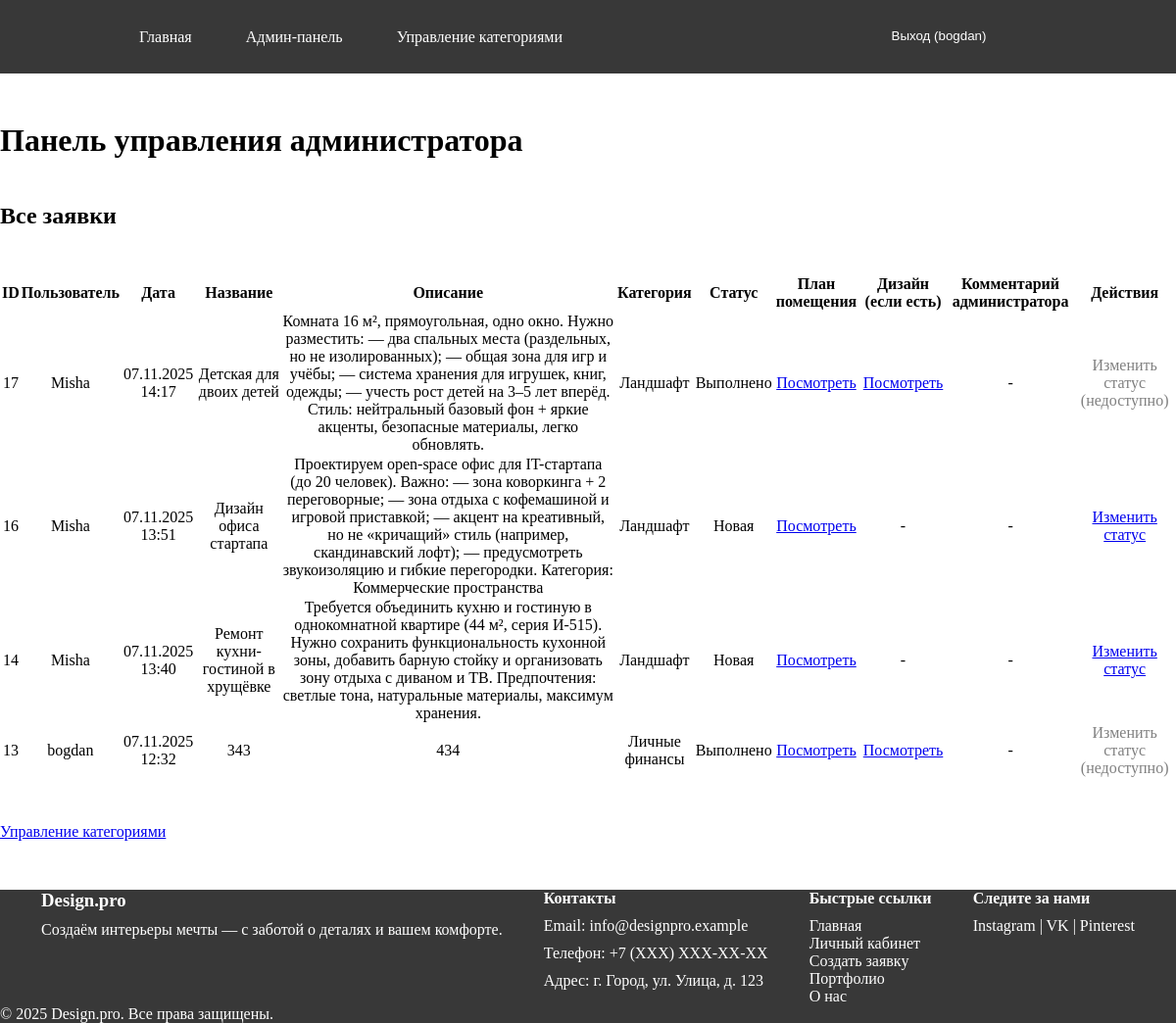
/main/admin_dashboard/ (signed in), run on the app's committed database.
### main/models.py (models this page shows, shortened)
class DesignRequest(models.Model):
    STATUS_CHOICES = [
        ('new', 'Новая'),
        ('in_progress', 'Принято'),
        ('complited', 'Выполнено'),
    ]
    user = models.ForeignKey(User, on_delete=models.CASCADE, related_name='requests')
    title = models.CharField(max_length=200, null=False, blank=False, verbose_name='Заголовок')
    description = models.TextField(null=False, blank=False, verbose_name='Описание')
    category = models.ForeignKey(Category, on_delete=models.CASCADE)
    plan_image = models.ImageField(upload_to='plan_img/', validators=[validate_image_extension_and_size])
    status = models.CharField(max_length=20, choices=STATUS_CHOICES, default='new')
    created_at = models.DateTimeField(auto_now_add=True)
    design_image = models.ImageField(upload_to='design_img/', validators=[validate_image_extension_and_size], blank=True, null=True)
    admin_comment = models.TextField(null=True, blank=True)
    class Meta:
        verbose_name = 'Заявка на дизайн'
        verbose_name_plural = "Заявки на дизайн"
        ordering = ['-created_at']

class Category(models.Model):
    name = models.CharField(max_length=100, unique=True)
    class Meta:
        verbose_name= 'Категория'
        verbose_name_plural = "Категории"

### main/views.py (the view)
# urls.py: path('admin_dashboard/', views.admin_dashboard, name='admin_dashboard'),
@user_passes_test(is_admin)
def admin_dashboard(request):
    all_requests = DesignRequest.objects.all()
    return render(request, 'main_app/admin_dashboard.html', {'requests': all_requests})

### main/views.py (called while the page is built)
def is_admin(user):
    return user.is_staff

### templates/main_app/admin_dashboard.html (shortened to what this page needs)
{% extends "base.html" %}
{% block content %}
    <h1>Панель управления администратора</h1>
    <h2>Все заявки</h2>
    {% if requests %}
        <table>
            <thead>
            <tr>
                <th>ID</th>
                <th>Пользователь</th>
                <th>Дата</th>
                <th>Название</th>
                <th>Описание</th>
                <th>Категория</th>
                <th>Статус</th>
                <th>План помещения</th>
                <th>Дизайн (если есть)</th>
                <th>Комментарий администратора</th>
                <th>Действия</th>
            </tr>
            </thead>
            <tbody>
            {% for req in requests %}
                <tr>
                    <td>{{ req.id }}</td>
                    <td>{{ req.user.username }}</td>
                    <td>{{ req.created_at|date:"d.m.Y H:i" }}</td>
                    <td>{{ req.title }}</td>
                    <td>{{ req.description }}</td>
                    <td>{{ req.category.name }}</td>
                    <td>{{ req.get_status_display }}</td>
                    <td>
                        {% if req.plan_image %}
                            <a href="{{ req.plan_image.url }}" target="_blank">Посмотреть</a>
                        {% else %}
                            -
                        {% endif %}
                    </td>
                    <td>
                        {% if req.design_image %}
                            <a href="{{ req.design_image.url }}" target="_blank">Посмотреть</a>
                        {% else %}
                            -
                        {% endif %}
                    </td>
                    <td>{{ req.admin_comment|default:"-" }}</td>
                    <td>
                        {% if req.status == 'new' %}
                            <a href="{% url 'change_status' request_id=req.id %}">Изменить статус</a>
                        {% elif req.status == 'in_progress' %}
                            <a href="{% url 'change_status' request_id=req.id %}">Изменить статус</a>
                        {% else %}
                            <span style="color: grey;">Изменить статус (недоступно)</span>
                        {% endif %}
                    </td>
                </tr>
            {% endfor %}
            </tbody>
        </table>
    {% else %}
        <p>Заявок пока нет.</p>
    {% endif %}
    <p><a href="{% url 'manage_categories' %}">Управление категориями</a></p>
{% endblock %}

### templates/base.html (shortened to what this page needs)
<!DOCTYPE html>
<html lang="ru">
<head>
    {% load static %}
    <link rel="stylesheet" href="{% static 'css/style.css' %}">
</head>
<body>
<header class='wrapper'>
    <nav>
        <div>
            <a href="{% url 'home' %}">Главная</a>
            {% if user.is_authenticated %}
                {% if user.is_staff %}
                    <a href="{% url 'admin_dashboard' %}">Админ-панель</a>
                    <a href="{% url 'manage_categories' %}">Управление категориями</a>
                {% else %}
                    <a href="{% url 'user_dashboard' %}">Личный кабинет</a>
                    <a href="{% url 'create_request' %}">Создать заявку</a>
                {% endif %}
                </div>
                <div class="link-register">
                <li>
                    <form method="post" action="{% url 'logout' %}">
                        <button type="submit" class="logoutBase">
                            Выход ({{ user.username }})
                        </button>
                    </form>
                </li>
            {% else %}
                <a href="{% url 'login' %}">Вход</a>
                <a href="{% url 'register' %}">Регистрация</a>
            {% endif %}
            </div>
    </nav>
</header>
<main class='wrapper'>
    {% block content %}
    {% endblock %}
</main>
<footer class="wrapper">
    <div class="footer-container">
        <div class="footer-section">
            <h3>Design.pro</h3>
            <p>Создаём интерьеры мечты — с заботой о деталях и вашем комфорте.</p>
        </div>
        <div class="footer-section">
            <h4>Контакты</h4>
            <p>Email: info@designpro.example</p>
            <p>Телефон: +7 (XXX) XXX-XX-XX</p>
            <p>Адрес: г. Город, ул. Улица, д. 123</p>
        </div>
        <div class="footer-section">
            <h4>Быстрые ссылки</h4>
            <ul>
                <li><a href="{% url 'home' %}">Главная</a></li>
                <li><a href="{% url 'user_dashboard' %}">Личный кабинет</a></li>
                <li><a href="{% url 'create_request' %}">Создать заявку</a></li>
                <li><a href="#">Портфолио</a></li>
                <li><a href="#">О нас</a></li>
            </ul>
        </div>
        <div class="footer-section">
            <h4>Следите за нами</h4>
            <div class="social-links">
                <a href="#" target="_blank">Instagram</a> |
                <a href="#" target="_blank">VK</a> |
                <a href="#" target="_blank">Pinterest</a>
            </div>
        </div>
    </div>
    <p>&copy; {% now "Y" %} Design.pro. Все права защищены.</p>
</footer>
</body>
</html>

### static/css/style.css (style rules this page uses)
* { padding: 0; margin: 0; box-sizing: border-box; }
.wrapper { width: 100%; }
header { background-color: rgba(0, 0, 0, 0.78); }
header > nav { display: flex; height: 75px; margin: auto; justify-content: space-around; align-content: center; flex-wrap: wrap; }
header > nav > div { display: flex; flex-wrap: wrap; gap: 55px; }
body { display: flex; flex-direction: column; gap: 50px; }
main { display: flex; flex-direction: column; gap: 45px; justify-content: space-around; align-content: space-around; flex-wrap: wrap; }
.logoutBase { background: none; border: none; padding: 0; text-decoration: underline; cursor: pointer; color: #14aa56; }
li { list-style-type: none; }
footer a, header a, .logoutBase { text-decoration: none; color: #ffffff; }
footer { background-color: rgba(0, 0, 0, 0.78); color: white; }
.footer-container { display: flex; justify-content: space-evenly; }
.footer-container > div { display: flex; flex-direction: column; gap: 10px; }
td { text-align: center; }
form { display: flex; flex-direction: column; width: 200px; gap: 30px; }

### data on the page
DesignRequest: id "17", user.username "Misha", created_at "07.11.2025 14:17", title "Детская для двоих детей", description "Комната 16 м², прямоугольная, одно окно. Нужно разместить: — два спальных места (раздельных, но не изолированных); — общая зона для игр и учёбы; — система хранения для игрушек, книг, одежды; — учесть рост детей на 3–5 лет вперёд. Стиль: нейтральный базовый фон + яркие акценты, безопасные материалы, легко обновлять.", category.name "Ландшафт", status "Выполнено", admin_comment "-", shows "Изменить статус (недоступно)"
DesignRequest: id "16", user.username "Misha", created_at "07.11.2025 13:51", title "Дизайн офиса стартапа", description "Проектируем open-space офис для IT-стартапа (до 20 человек). Важно: — зона коворкинга + 2 переговорные; — зона отдыха с кофемашиной и игровой приставкой; — акцент на креативный, но не «кричащий» стиль (например, скандинавский лофт); — предусмотреть звукоизоляцию и гибкие перегородки. Категория: Коммерческие пространства", category.name "Ландшафт", status "Новая", admin_comment "-", shows "Изменить статус"
DesignRequest: id "14", user.username "Misha", created_at "07.11.2025 13:40", title "Ремонт кухни-гостиной в хрущёвке", description "Требуется объединить кухню и гостиную в однокомнатной квартире (44 м², серия И-515). Нужно сохранить функциональность кухонной зоны, добавить барную стойку и организовать зону отдыха с диваном и ТВ. Предпочтения: светлые тона, натуральные материалы, максимум хранения.", category.name "Ландшафт", status "Новая", admin_comment "-", shows "Изменить статус"
DesignRequest: id "13", user.username "bogdan", created_at "07.11.2025 12:32", title "343", description "434", category.name "Личные финансы", status "Выполнено", admin_comment "-", shows "Изменить статус (недоступно)"

### other printed values
{{ user.username }} "bogdan"
